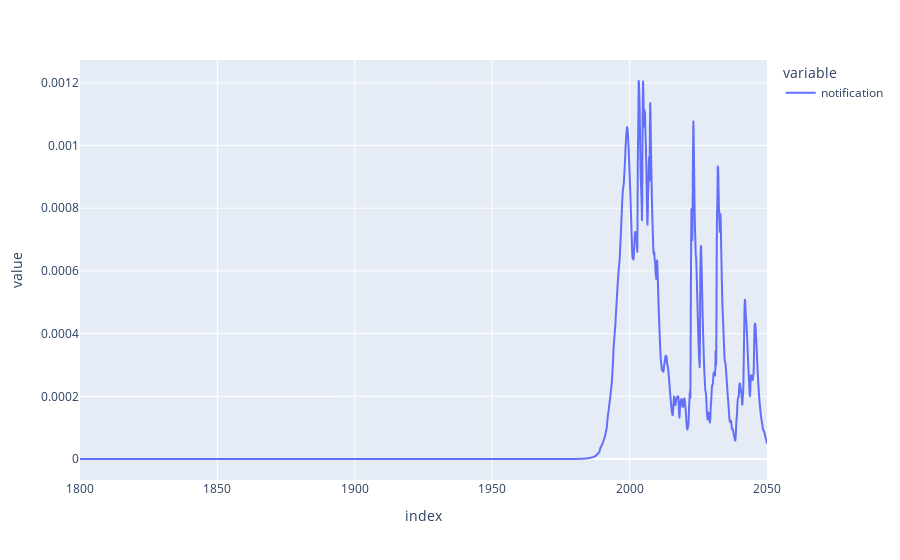

The notebook cell this image was saved under:
### Code cell
df['notification'].plot()

### Figure 1 — Plotly figure (JSON) as saved in the notebook; plotly's stock layout.template omitted (floating-point values rounded to 4 significant figures; data arrays with more than 128 entries replaced by an {"elided": "..."} marker saying what was removed)
{"data": [{"hovertemplate": "variable=notification<br>index=%{x}<br>value=%{y}<extra></extra>", "legendgroup": "notification", "line": {"color": "#636efa", "dash": "solid"}, "marker": {"symbol": "circle"}, "mode": "lines", "name": "notification", "showlegend": true, "type": "scattergl", "x": {"elided": "2501 float values"}, "xaxis": "x", "y": {"elided": "2501 float values"}, "yaxis": "y"}], "layout": {"legend": {"title": {"text": "variable"}, "tracegroupgap": 0}, "margin": {"t": 60}, "xaxis": {"anchor": "y", "domain": [0, 1], "title": {"text": "index"}}, "yaxis": {"anchor": "x", "domain": [0, 1], "title": {"text": "value"}}}}
